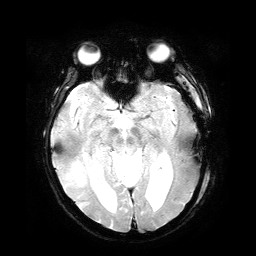
%> input picture Procesamiento de imagenes/Algoritmos/Investigacion/97.png, 256 x 256 px
$ octave --eval "result = dectsobel(imread('97.png'));"   (GNU Octave 9; MATLAB toolbox functions it lacks are replaced by stand-ins)
%> lines starting %> are read from the running program, lines starting %| are printed output that depends on the picture
function SO=dectsobel(I)
I=double(I);
[H W]=size(I);
%> H = 256; W = 256
%%
%Sobel
% Gradiente Horizontal o fila
S1=[-1 0 1
    -2 0 2
    -1 0 1];
%Gradiente Vertical o columna
S2=[-1 -2 -1
    0 0 0
    1 2 1];

S3=conv2(I,S1);
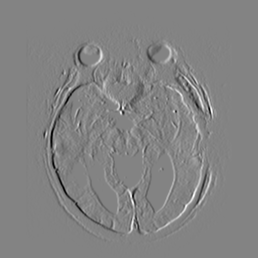
%> S3: size 258x258 double; min -917, max 865, mean 0; drawn with min black and max white
S3=double(S3);
S4=conv2(I,S2);
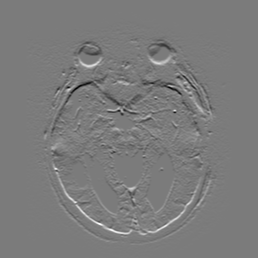
%> S4: size 258x258 double; min -877, max 930, mean 0; drawn with min black and max white
S4=double(S4);

for i=1:1:H
    for j=1:1:W
        SO(i,j)=sqrt((S3(i,j).^2)+(S4(i,j).^2));
    end
end
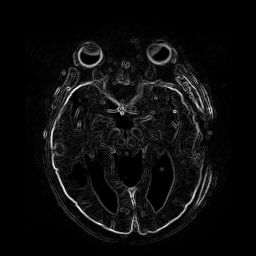
%> SO: size 256x256 double; min 0, max 1034.7, mean 52.5; drawn with min black and max white
SO=uint8(SO);
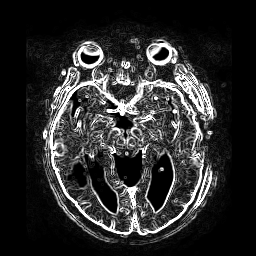
%> SO: size 256x256 uint8; min 0, max 255, mean 44.1
